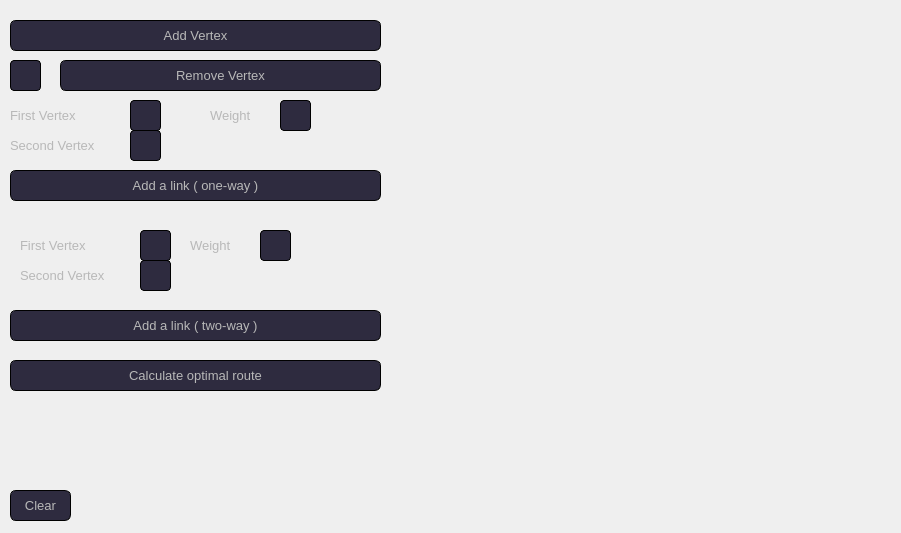
<?xml version="1.0" encoding="UTF-8"?>
<ui version="4.0">
 <class>TSP</class>
 <widget class="QMainWindow" name="TSP">
  <property name="geometry">
   <rect>
    <x>0</x>
    <y>0</y>
    <width>901</width>
    <height>533</height>
   </rect>
  </property>
  <property name="windowTitle">
   <string>TSP</string>
  </property>
  <property name="styleSheet">
   <string notr="true">.TSP {
	background: rgb(49, 45, 66);
}

.QPushButton {
	color:rgb(184, 184, 184);
	background: #2e2b3f;
	border-style: outset;
	border-radius: 6px;
	border-color: rgb(0, 0, 0);
	border-width: 1px 1px 1px 1px;
}

.QLineEdit {
	color:rgb(184, 184, 184);
	background: #2e2b3f;
	border-style: outset;
	border-radius: 4px;
	border-width: 1px 1px 1px 1px;
}

.QLabel {
	color:rgb(184, 184, 184);
}

.QVBoxLayout {
	background: rgb(49, 45, 66);
}
</string>
  </property>
  <widget class="QWidget" name="centralwidget">
   <widget class="QWidget" name="verticalLayoutWidget">
    <property name="geometry">
     <rect>
      <x>390</x>
      <y>10</y>
      <width>501</width>
      <height>511</height>
     </rect>
    </property>
    <layout class="QVBoxLayout" name="verticalLayout"/>
   </widget>
   <widget class="QPushButton" name="Btn_Add_Top">
    <property name="geometry">
     <rect>
      <x>10</x>
      <y>20</y>
      <width>371</width>
      <height>31</height>
     </rect>
    </property>
    <property name="font">
     <font>
      <pointsize>10</pointsize>
     </font>
    </property>
    <property name="styleSheet">
     <string notr="true"/>
    </property>
    <property name="text">
     <string>Add Vertex</string>
    </property>
   </widget>
   <widget class="QPushButton" name="Btn_Del_Top">
    <property name="geometry">
     <rect>
      <x>60</x>
      <y>60</y>
      <width>321</width>
      <height>31</height>
     </rect>
    </property>
    <property name="font">
     <font>
      <pointsize>10</pointsize>
     </font>
    </property>
    <property name="styleSheet">
     <string notr="true"/>
    </property>
    <property name="text">
     <string>Remove Vertex</string>
    </property>
   </widget>
   <widget class="QPushButton" name="Btn_Add_Edge_1">
    <property name="geometry">
     <rect>
      <x>10</x>
      <y>170</y>
      <width>371</width>
      <height>31</height>
     </rect>
    </property>
    <property name="font">
     <font>
      <pointsize>10</pointsize>
     </font>
    </property>
    <property name="styleSheet">
     <string notr="true"/>
    </property>
    <property name="text">
     <string>Add a link ( one-way )</string>
    </property>
   </widget>
   <widget class="QPushButton" name="Btn_Add_Edge_2">
    <property name="geometry">
     <rect>
      <x>10</x>
      <y>310</y>
      <width>371</width>
      <height>31</height>
     </rect>
    </property>
    <property name="font">
     <font>
      <pointsize>10</pointsize>
     </font>
    </property>
    <property name="styleSheet">
     <string notr="true"/>
    </property>
    <property name="text">
     <string>Add a link ( two-way )</string>
    </property>
   </widget>
   <widget class="QPushButton" name="Btn_Calculate">
    <property name="geometry">
     <rect>
      <x>10</x>
      <y>360</y>
      <width>371</width>
      <height>31</height>
     </rect>
    </property>
    <property name="font">
     <font>
      <pointsize>10</pointsize>
     </font>
    </property>
    <property name="styleSheet">
     <string notr="true"/>
    </property>
    <property name="text">
     <string>Calculate optimal route</string>
    </property>
   </widget>
   <widget class="QLineEdit" name="LE_Del_Top_index">
    <property name="geometry">
     <rect>
      <x>10</x>
      <y>60</y>
      <width>31</width>
      <height>31</height>
     </rect>
    </property>
    <property name="font">
     <font>
      <pointsize>10</pointsize>
     </font>
    </property>
    <property name="styleSheet">
     <string notr="true"/>
    </property>
    <property name="text">
     <string/>
    </property>
    <property name="frame">
     <bool>true</bool>
    </property>
    <property name="alignment">
     <set>Qt::AlignCenter</set>
    </property>
    <property name="dragEnabled">
     <bool>false</bool>
    </property>
   </widget>
   <widget class="QLabel" name="L_Add_Edge_1_Top_1">
    <property name="geometry">
     <rect>
      <x>10</x>
      <y>100</y>
      <width>131</width>
      <height>31</height>
     </rect>
    </property>
    <property name="font">
     <font>
      <pointsize>10</pointsize>
     </font>
    </property>
    <property name="styleSheet">
     <string notr="true"/>
    </property>
    <property name="text">
     <string>First Vertex</string>
    </property>
   </widget>
   <widget class="QLabel" name="L_Add_Edge_1_Top_2">
    <property name="geometry">
     <rect>
      <x>10</x>
      <y>130</y>
      <width>131</width>
      <height>31</height>
     </rect>
    </property>
    <property name="font">
     <font>
      <pointsize>10</pointsize>
     </font>
    </property>
    <property name="styleSheet">
     <string notr="true"/>
    </property>
    <property name="text">
     <string>Second Vertex</string>
    </property>
   </widget>
   <widget class="QLineEdit" name="LE_Add_Edge_1_Top_1">
    <property name="geometry">
     <rect>
      <x>130</x>
      <y>100</y>
      <width>31</width>
      <height>31</height>
     </rect>
    </property>
    <property name="font">
     <font>
      <pointsize>10</pointsize>
     </font>
    </property>
    <property name="styleSheet">
     <string notr="true"/>
    </property>
    <property name="text">
     <string/>
    </property>
    <property name="frame">
     <bool>true</bool>
    </property>
    <property name="alignment">
     <set>Qt::AlignCenter</set>
    </property>
    <property name="dragEnabled">
     <bool>false</bool>
    </property>
   </widget>
   <widget class="QLineEdit" name="LE_Add_Edge_1_Top_2">
    <property name="geometry">
     <rect>
      <x>130</x>
      <y>130</y>
      <width>31</width>
      <height>31</height>
     </rect>
    </property>
    <property name="font">
     <font>
      <pointsize>10</pointsize>
     </font>
    </property>
    <property name="styleSheet">
     <string notr="true"/>
    </property>
    <property name="frame">
     <bool>true</bool>
    </property>
    <property name="alignment">
     <set>Qt::AlignCenter</set>
    </property>
    <property name="dragEnabled">
     <bool>false</bool>
    </property>
   </widget>
   <widget class="QLabel" name="L_Add_Edge_1_Weight">
    <property name="geometry">
     <rect>
      <x>210</x>
      <y>100</y>
      <width>81</width>
      <height>31</height>
     </rect>
    </property>
    <property name="font">
     <font>
      <pointsize>10</pointsize>
     </font>
    </property>
    <property name="styleSheet">
     <string notr="true"/>
    </property>
    <property name="text">
     <string>Weight</string>
    </property>
   </widget>
   <widget class="QLineEdit" name="LE_Add_Edge_1_Weight">
    <property name="geometry">
     <rect>
      <x>280</x>
      <y>100</y>
      <width>31</width>
      <height>31</height>
     </rect>
    </property>
    <property name="font">
     <font>
      <pointsize>10</pointsize>
     </font>
    </property>
    <property name="styleSheet">
     <string notr="true"/>
    </property>
    <property name="text">
     <string/>
    </property>
    <property name="frame">
     <bool>true</bool>
    </property>
    <property name="alignment">
     <set>Qt::AlignCenter</set>
    </property>
    <property name="dragEnabled">
     <bool>false</bool>
    </property>
   </widget>
   <widget class="QLabel" name="L_Add_Edge_2_Top_1">
    <property name="geometry">
     <rect>
      <x>20</x>
      <y>230</y>
      <width>131</width>
      <height>31</height>
     </rect>
    </property>
    <property name="font">
     <font>
      <pointsize>10</pointsize>
     </font>
    </property>
    <property name="styleSheet">
     <string notr="true"/>
    </property>
    <property name="text">
     <string>First Vertex</string>
    </property>
   </widget>
   <widget class="QLineEdit" name="LE_Add_Edge_2_Top_1">
    <property name="geometry">
     <rect>
      <x>140</x>
      <y>230</y>
      <width>31</width>
      <height>31</height>
     </rect>
    </property>
    <property name="font">
     <font>
      <pointsize>10</pointsize>
     </font>
    </property>
    <property name="styleSheet">
     <string notr="true"/>
    </property>
    <property name="text">
     <string/>
    </property>
    <property name="frame">
     <bool>true</bool>
    </property>
    <property name="alignment">
     <set>Qt::AlignCenter</set>
    </property>
    <property name="dragEnabled">
     <bool>false</bool>
    </property>
   </widget>
   <widget class="QLabel" name="L_Add_Edge_2_Weight">
    <property name="geometry">
     <rect>
      <x>190</x>
      <y>230</y>
      <width>81</width>
      <height>31</height>
     </rect>
    </property>
    <property name="font">
     <font>
      <pointsize>10</pointsize>
     </font>
    </property>
    <property name="styleSheet">
     <string notr="true"/>
    </property>
    <property name="text">
     <string>Weight</string>
    </property>
   </widget>
   <widget class="QLineEdit" name="LE_Add_Edge_2_Weight">
    <property name="geometry">
     <rect>
      <x>260</x>
      <y>230</y>
      <width>31</width>
      <height>31</height>
     </rect>
    </property>
    <property name="font">
     <font>
      <pointsize>10</pointsize>
     </font>
    </property>
    <property name="styleSheet">
     <string notr="true"/>
    </property>
    <property name="frame">
     <bool>true</bool>
    </property>
    <property name="alignment">
     <set>Qt::AlignCenter</set>
    </property>
    <property name="dragEnabled">
     <bool>false</bool>
    </property>
   </widget>
   <widget class="QLabel" name="L_Add_Edge_2_Top_2">
    <property name="geometry">
     <rect>
      <x>20</x>
      <y>260</y>
      <width>131</width>
      <height>31</height>
     </rect>
    </property>
    <property name="font">
     <font>
      <pointsize>10</pointsize>
     </font>
    </property>
    <property name="styleSheet">
     <string notr="true"/>
    </property>
    <property name="text">
     <string>Second Vertex</string>
    </property>
   </widget>
   <widget class="QLineEdit" name="LE_Add_Edge_2_Top_2">
    <property name="geometry">
     <rect>
      <x>140</x>
      <y>260</y>
      <width>31</width>
      <height>31</height>
     </rect>
    </property>
    <property name="font">
     <font>
      <pointsize>10</pointsize>
     </font>
    </property>
    <property name="styleSheet">
     <string notr="true"/>
    </property>
    <property name="frame">
     <bool>true</bool>
    </property>
    <property name="alignment">
     <set>Qt::AlignCenter</set>
    </property>
    <property name="dragEnabled">
     <bool>false</bool>
    </property>
   </widget>
   <widget class="QLabel" name="L_Result">
    <property name="geometry">
     <rect>
      <x>10</x>
      <y>400</y>
      <width>371</width>
      <height>21</height>
     </rect>
    </property>
    <property name="font">
     <font>
      <pointsize>10</pointsize>
     </font>
    </property>
    <property name="styleSheet">
     <string notr="true"/>
    </property>
    <property name="text">
     <string/>
    </property>
   </widget>
   <widget class="QLabel" name="L_Path_length">
    <property name="geometry">
     <rect>
      <x>10</x>
      <y>430</y>
      <width>371</width>
      <height>21</height>
     </rect>
    </property>
    <property name="font">
     <font>
      <pointsize>10</pointsize>
     </font>
    </property>
    <property name="styleSheet">
     <string notr="true"/>
    </property>
    <property name="text">
     <string/>
    </property>
   </widget>
   <widget class="QLabel" name="L_Errors">
    <property name="geometry">
     <rect>
      <x>10</x>
      <y>470</y>
      <width>371</width>
      <height>20</height>
     </rect>
    </property>
    <property name="font">
     <font>
      <pointsize>10</pointsize>
     </font>
    </property>
    <property name="styleSheet">
     <string notr="true">color:rgb(217, 0, 4);</string>
    </property>
    <property name="text">
     <string/>
    </property>
   </widget>
   <widget class="QPushButton" name="L_Clear">
    <property name="geometry">
     <rect>
      <x>10</x>
      <y>490</y>
      <width>61</width>
      <height>31</height>
     </rect>
    </property>
    <property name="font">
     <font>
      <pointsize>10</pointsize>
     </font>
    </property>
    <property name="styleSheet">
     <string notr="true"/>
    </property>
    <property name="text">
     <string>Clear</string>
    </property>
   </widget>
  </widget>
 </widget>
 <resources/>
 <connections/>
</ui>
